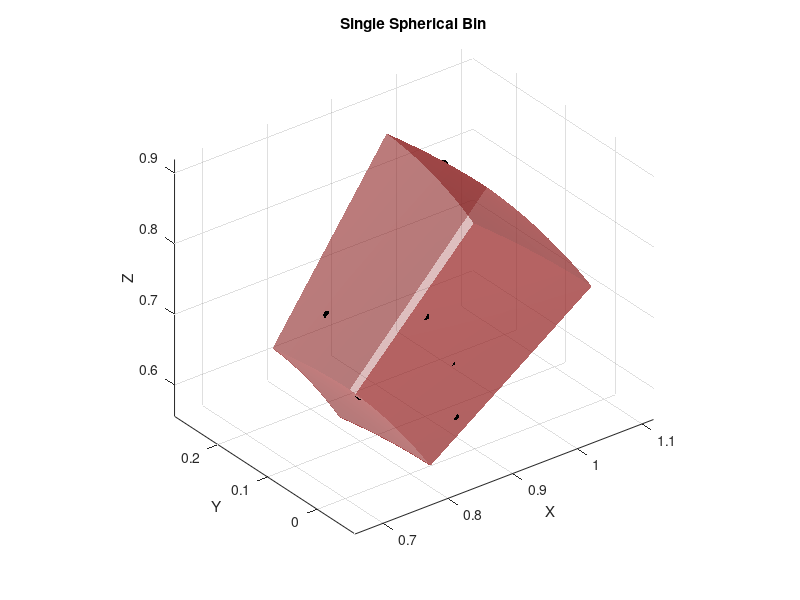

This chart was generated by the following MATLAB code: (Note: this script raises an error after producing the figure.)
%clc; clear; close all;

%% --- Bin limits (degrees) ---
theta_min = 22.5;
theta_max = 33.75;

theta_min = 90-11.25*4;
theta_max = theta_min + 11.25;

phi_min = 0;
phi_max = 11.25;

r_min = 1;     % inner radius (energy min)
r_max = 1.3;     % outer radius (energy max)

% Convert to radians
theta_min = deg2rad(theta_min);
theta_max = deg2rad(theta_max);
phi_min   = deg2rad(phi_min);
phi_max   = deg2rad(phi_max);

%% Resolution (smoothness of surfaces)
n_theta = 10;
n_phi   = 10;
n_r     = 2;

theta = linspace(theta_min, theta_max, n_theta);
phi   = linspace(phi_min, phi_max, n_phi);
r     = linspace(r_min, r_max, n_r);

[TH, PH] = meshgrid(theta, phi);

figure; hold on;

%% ---- Outer spherical surface (r_max) ----
R = r_max;
X = R .* sin(TH) .* cos(PH);
Y = R .* sin(TH) .* sin(PH);
Z = R .* cos(TH);

surf(X,Y,Z,'FaceAlpha',0.6,'EdgeColor','none','FaceColor',[0.8 0.2 0.2]);

%% ---- Inner spherical surface (r_min) ----
R = r_min;
X = R .* sin(TH) .* cos(PH);
Y = R .* sin(TH) .* sin(PH);
Z = R .* cos(TH);

surf(X,Y,Z,'FaceAlpha',0.6,'EdgeColor','none','FaceColor',[0.8 0.2 0.2]);

%% ---- Theta boundary surfaces ----
[RR, PHI] = meshgrid(r, phi);

% theta_min surface
THETA = theta_min * ones(size(RR));
X = RR .* sin(THETA) .* cos(PHI);
Y = RR .* sin(THETA) .* sin(PHI);
Z = RR .* cos(THETA);
surf(X,Y,Z,'FaceAlpha',0.6,'EdgeColor','none','FaceColor',[0.8 0.2 0.2]);

% theta_max surface
THETA = theta_max * ones(size(RR));
X = RR .* sin(THETA) .* cos(PHI);
Y = RR .* sin(THETA) .* sin(PHI);
Z = RR .* cos(THETA);
surf(X,Y,Z,'FaceAlpha',0.6,'EdgeColor','none','FaceColor',[0.8 0.2 0.2]);

%% ---- Phi boundary surfaces ----
[RR, THETA] = meshgrid(r, theta);

% phi_min surface
PHI = phi_min * ones(size(RR));
X = RR .* sin(THETA) .* cos(PHI);
Y = RR .* sin(THETA) .* sin(PHI);
Z = RR .* cos(THETA);
surf(X,Y,Z,'FaceAlpha',0.3,'EdgeColor','none','FaceColor',[0.8 0.2 0.2]);

% phi_max surface
PHI = phi_max * ones(size(RR));
X = RR .* sin(THETA) .* cos(PHI);
Y = RR .* sin(THETA) .* sin(PHI);
Z = RR .* cos(THETA);
surf(X,Y,Z,'FaceAlpha',0.3,'EdgeColor','none','FaceColor',[0.8 0.2 0.2]);

%% Add random particles
nP = 100;
az = theta_min + (theta_max-theta_min)*rand(nP,1);
pol = phi_min + (phi_max-phi_min)*rand(nP,1);
v = r_min + (r_max-r_min)*rand(nP,1);

x = v .* sin(az) .* cos(pol);
y = v .* sin(az) .* sin(pol);
z = v .* cos(az);
scatter3(x,y,z,'k','filled')
%% ---- Plot formatting ----
axis equal
xlabel('X'); ylabel('Y'); zlabel('Z');
view(3)
camlight; lighting gouraud
grid on
title('Single Spherical Bin')
hca=gca; 
hca.Visible = 'off';
